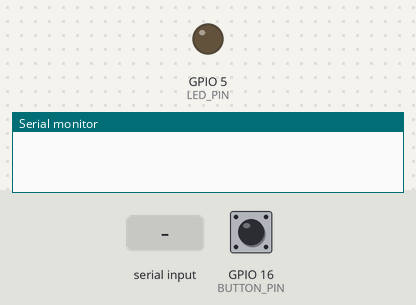
A sketch run on a simulated ESP32. Parts: output pins drawn as LEDs (lit = HIGH), the last lines printed to the serial monitor. Inputs (shaded band) come from the test bench; at power-on: GPIO 16 (BUTTON_PIN) HIGH. Nothing arrives over Bluetooth unless stated.

Above: at 1.2 s.
1.3 s: GPIO 16 (BUTTON_PIN) pulled LOW for 0.15 s
At 2.2 s:
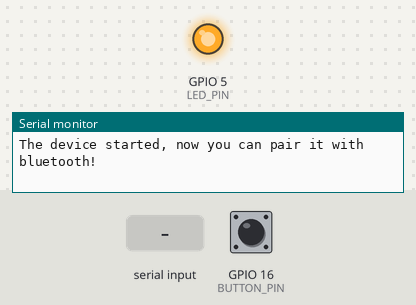
2.9 s: "1" received over the second serial link
Timing chart, 0 to 5.9 s (numbered marks = the images above; inputs shaded):
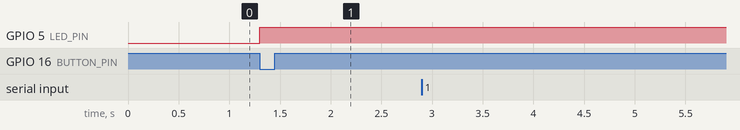

Measured:
- after the input at 1.3 s, GPIO 5 (LED_PIN): LOW → HIGH at once

The sketch:

bluetooth_connection.ino
```cpp
#include "BluetoothSerial.h"
#define BUTTON_PIN 16
#define LED_PIN    5
#if !defined(CONFIG_BT_ENABLED) || !defined(CONFIG_BLUEDROID_ENABLED)
#error Bluetooth is not enabled! Please run `make menuconfig` to and enable it
#endif
int led_state = LOW;    // the current state of LED
int button_state;       // the current state of button
int last_button_state;  // the previous state of button
bool isConnected = false;

BluetoothSerial SerialBT;

void setup() {
  Serial.begin(9600);               // initialize serial
  pinMode(BUTTON_PIN, INPUT_PULLUP); // set ESP32 pin to input pull-up mode
  pinMode(LED_PIN, OUTPUT);          // set ESP32 pin to output mode
  button_state = digitalRead(BUTTON_PIN);

}

void loop() {
  last_button_state = button_state;
  button_state = digitalRead(BUTTON_PIN);

  if (last_button_state == HIGH && button_state == LOW) {
    SerialBT.begin("ESP32test");
    Serial.println("The device started, now you can pair it with bluetooth!");
    digitalWrite(LED_PIN, HIGH);
    isConnected = true;
  }
  if(isConnected){
    if (Serial.available()) {
      SerialBT.write(Serial.read());
    }
    if (SerialBT.available()) {
      Serial.write(SerialBT.read());
    }
    delay(20);
  }
}
```
